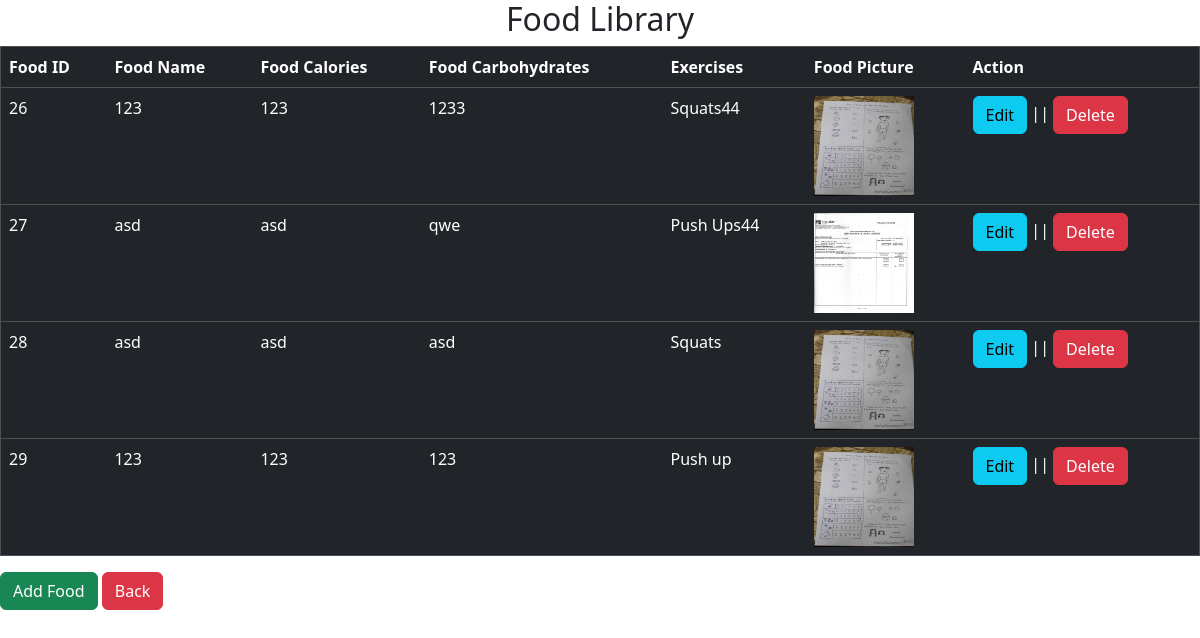
Page /foodlibrary.php (signed in) on the committed database.
### tables this page shows
CREATE TABLE `food_library` (
  `food_id` int(11) NOT NULL,
  `user_id` int(11) NOT NULL,
  `food_name` varchar(20) NOT NULL,
  `food_calories` varchar(20) NOT NULL,
  `food_carbohydrates` varchar(20) NOT NULL,
  `exercise` varchar(255) NOT NULL,
  `food_picture` varchar(255) NOT NULL
);

### foodlibrary.php (the view, shortened to what this page needs)
<?php require 'connection.php';?>
<!DOCTYPE html>
<html lang="en">
<head>
    <link rel="stylesheet" href="bootstrap.css">
</head>
<body>
<h2 style="text-align: center;">Food Library</h2>
<table border="1" class="table table-dark">
	<b>
		<th>Food ID</th>
		<th>Food Name</th>
		<th>Food Calories</th>
		<th>Food Carbohydrates</th>
		<th>Exercises</th>
		<th>Food Picture</th>
		<th>Action</th>
        <?php
        $sql = "SELECT * FROM food_library";
        $result = $conn->query($sql);
	if($result->num_rows > 0){
		while($row = $result -> fetch_assoc()){
			echo "<tr>";
			echo "<td>".$row["food_id"]."</td>";
			echo "<td>".$row["food_name"]."</td>";
			echo "<td>".$row["food_calories"]."</td>";
			echo "<td>".$row["food_carbohydrates"]."</td>";
			echo "<td>".$row["exercise"]."</td>";
			echo "<td><img src='".$row["food_picture"]."' width='100' height='100'></td>";
			echo "<td><a href='update.php?food_id=".$row["food_id"]."'  class='btn btn-info'>Edit</a> || <button class='btn btn-danger'>Delete</button></td>";
			echo "</tr>";
		}
	} else{
		echo "<tr><td colspan = '7'> No records found</td></tr>";
	}
?>
</table>
<a href="addfood.php" class="btn btn-success">Add Food</a>
<a href="dashboard.php" class="btn btn-danger" >Back</a>
</body>
</html>

### rows in the picture
food_library: food_id "26", food_name "123", food_calories "123", food_carbohydrates "1233", exercise "Squats44", food_picture (picture)
food_library: food_id "27", food_name "asd", food_calories "asd", food_carbohydrates "qwe", exercise "Push Ups44", food_picture (picture)
food_library: food_id "28", food_name "asd", food_calories "asd", food_carbohydrates "asd", exercise "Squats", food_picture (picture)
food_library: food_id "29", food_name "123", food_calories "123", food_carbohydrates "123", exercise "Push up", food_picture (picture)
